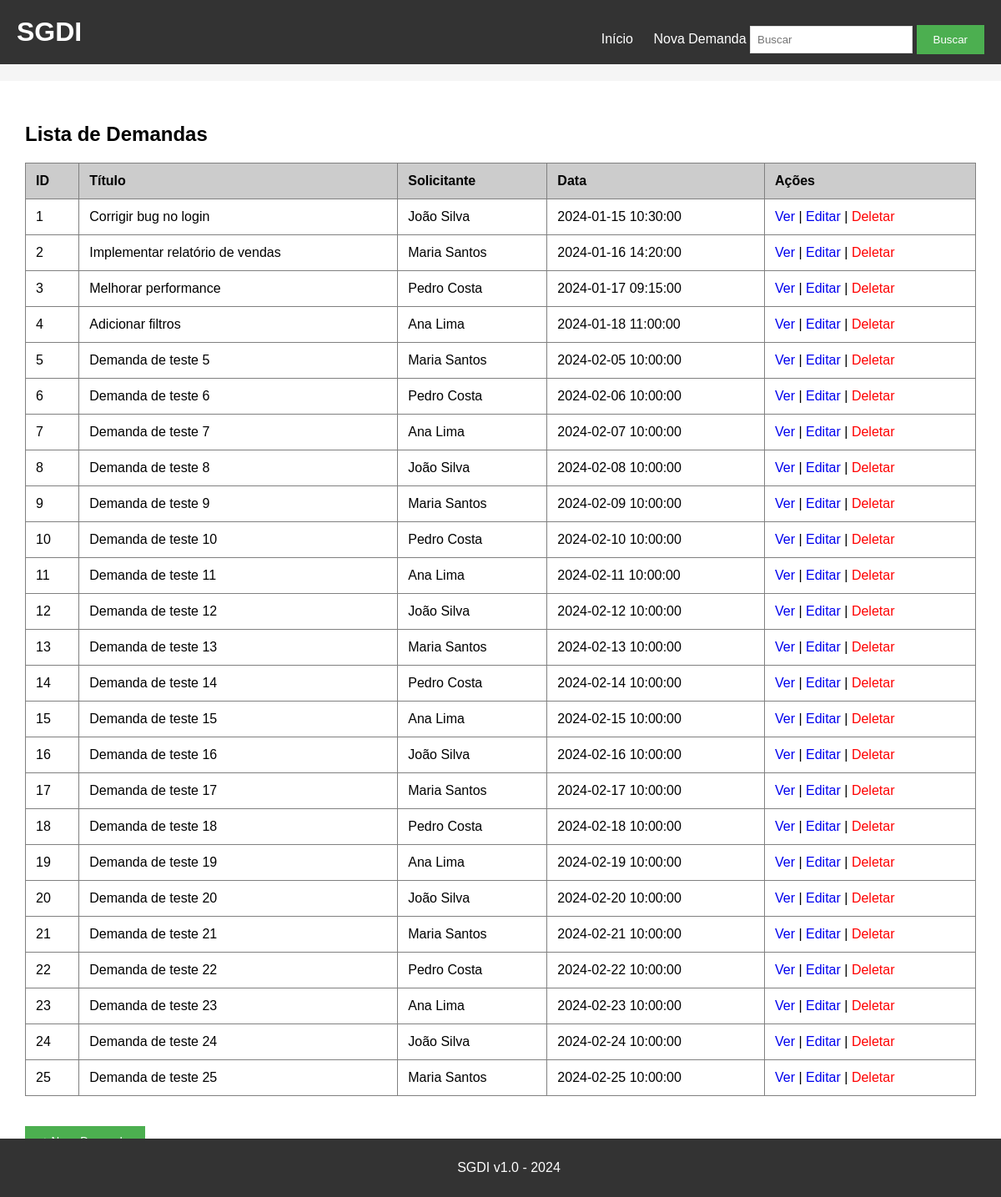
Before: / with the older database file.
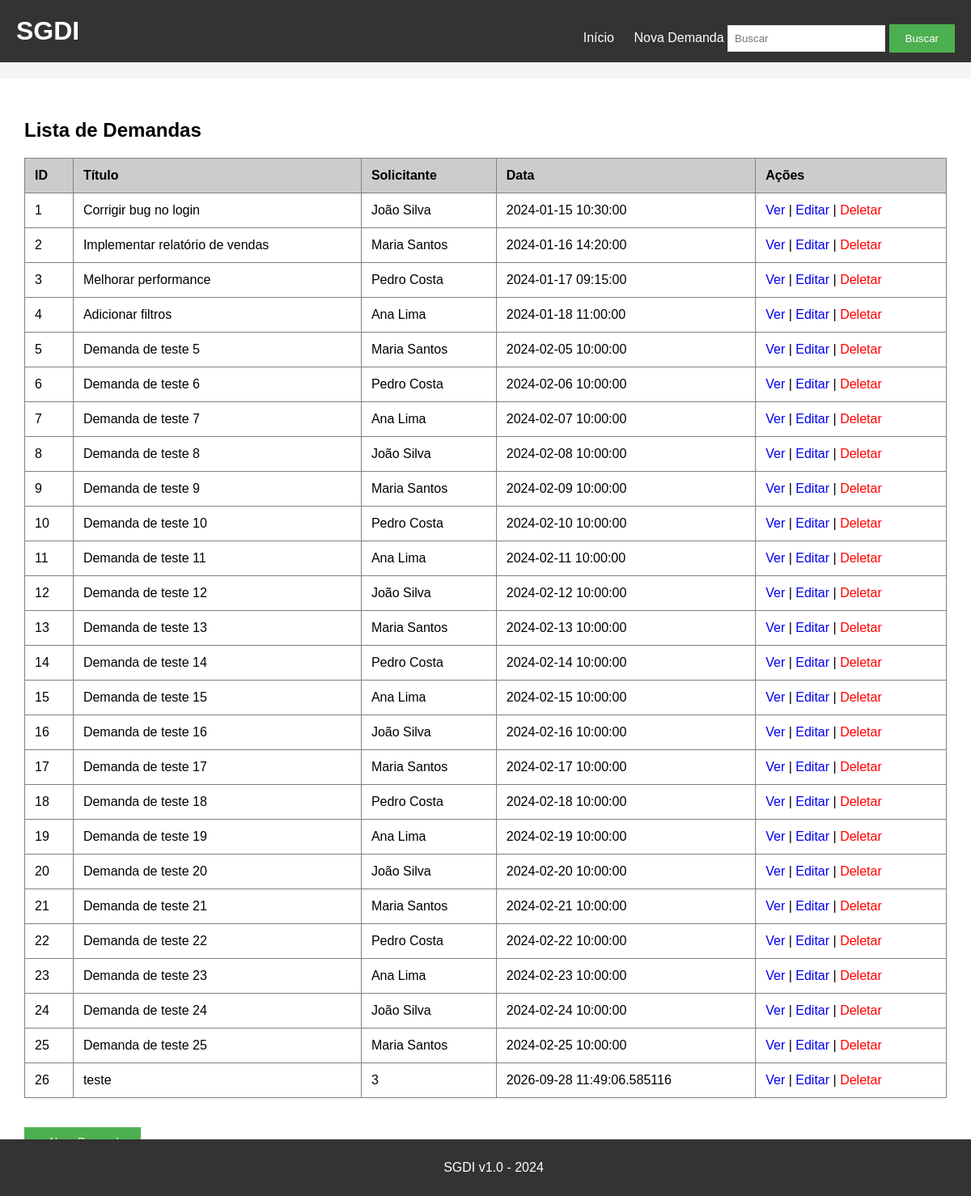
After: the same page with the newer database file.
### tables this page shows
CREATE TABLE demandas (
    id INTEGER PRIMARY KEY AUTOINCREMENT,
    titulo TEXT NOT NULL,
    descricao TEXT,
    solicitante TEXT,
    data_criacao TEXT,
    status TEXT NOT NULL DEFAULT 'Aberta',
    prioridade TEXT NOT NULL DEFAULT 'Média',
    responsavel_id INTEGER,
    FOREIGN KEY (responsavel_id) REFERENCES usuarios(id)
);

### app.py (the view)
@app.route('/')
def index():
    conn = sqlite3.connect('demandas.db')
    cursor = conn.cursor()
    demandas = cursor.execute('SELECT * FROM demandas').fetchall()
    conn.close()
    return render_template('index.html', demandas=demandas)

### templates/index.html
{% extends "base.html" %}
{% block content %}
<h2>Lista de Demandas</h2>
<table border="1" cellpadding="10" cellspacing="0" width="100%">
    <thead>
        <tr bgcolor="#cccccc">
            <th>ID</th>
            <th>Título</th>
            <th>Solicitante</th>
            <th>Data</th>
            <th>Ações</th>
        </tr>
    </thead>
    <tbody>
        {% for demanda in demandas %}
        <tr>
            <td>{{ demanda[0] }}</td>
            <td>{{ demanda[1] }}</td>
            <td>{{ demanda[3] }}</td>
            <td>{{ demanda[4] }}</td>
            <td>
                <a href="/detalhes/{{ demanda[0] }}">Ver</a>
                |
                <a href="/editar/{{ demanda[0] }}">Editar</a>
                |
                <a href="/deletar/{{ demanda[0] }}" style="color:red;">Deletar</a>
            </td>
        </tr>
        {% endfor %}
    </tbody>
</table>
<br><br>
<a href="/nova_demanda"><button>+ Nova Demanda</button></a>
{% endblock %}

### templates/base.html (shortened to what this page needs)
<!DOCTYPE html>
<html>
<head>
    <link rel="stylesheet" href="{{ url_for('static', filename='style.css') }}">
</head>
<body>
    <div class="header">
        <h1>SGDI</h1>
        <div class="menu">
            <a href="/">Início</a>
            <a href="/nova_demanda">Nova Demanda</a>
            <form action="/buscar" method="GET" style="display:inline;">
                <input type="text" name="q" placeholder="Buscar">
                <button type="submit">Buscar</button>
            </form>
        </div>
    </div>
    <div class="container">
        {% block content %}{% endblock %}
    </div>
    <div class="footer">
        <p>SGDI v1.0 - 2024</p>
    </div>
</body>
</html>

### static/style.css (style rules this page uses)
body { font-family: Arial, sans-serif; background-color: #f5f5f5; padding: 0; margin: 0; }
.header { background-color: #333; color: white; padding: 20px; }
.header h1 { margin: 0; display: inline-block; }
.menu { float: right; margin-top: 10px; }
.menu a { color: white; text-decoration: none; margin-left: 20px; }
.container { max-width: 1200px; margin: 20px auto; background: white; padding: 30px; }
.footer { background-color: #333; color: white; text-align: center; padding: 10px; position: fixed; bottom: 0; width: 100%; }
button { background-color: #4CAF50; color: white; padding: 10px 20px; border: none; cursor: pointer; }
table { border-collapse: collapse; }
th { text-align: left; padding: 12px; }
td { padding: 12px; }
table a { text-decoration: none; }
input[type="text"], textarea { padding: 8px; border: 1px solid #ddd; }

### templates/base.html (style rules this page uses)
body { margin: 0; }

Changed rows visible on the page:
added demandas: id "26", titulo "teste", solicitante "3", data_criacao "2026-09-28 11:49:06.585116"
